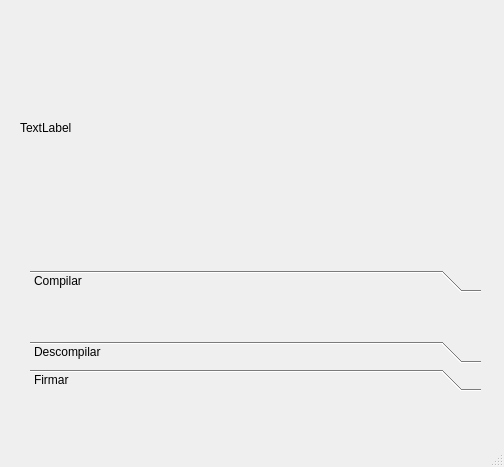
<?xml version="1.0" encoding="UTF-8"?>
<ui version="4.0">
 <class>MainWindow</class>
 <widget class="QMainWindow" name="MainWindow">
  <property name="geometry">
   <rect>
    <x>0</x>
    <y>0</y>
    <width>504</width>
    <height>467</height>
   </rect>
  </property>
  <property name="windowTitle">
   <string>MainWindow</string>
  </property>
  <widget class="QWidget" name="centralwidget">
   <widget class="QLabel" name="label">
    <property name="geometry">
     <rect>
      <x>20</x>
      <y>22</y>
      <width>471</width>
      <height>211</height>
     </rect>
    </property>
    <property name="text">
     <string>TextLabel</string>
    </property>
   </widget>
   <widget class="QToolBox" name="toolBox">
    <property name="geometry">
     <rect>
      <x>30</x>
      <y>270</y>
      <width>451</width>
      <height>121</height>
     </rect>
    </property>
    <property name="currentIndex">
     <number>0</number>
    </property>
    <widget class="QWidget" name="page">
     <property name="geometry">
      <rect>
       <x>0</x>
       <y>0</y>
       <width>451</width>
       <height>40</height>
      </rect>
     </property>
     <attribute name="label">
      <string>Compilar</string>
     </attribute>
    </widget>
    <widget class="QWidget" name="page_2">
     <property name="geometry">
      <rect>
       <x>0</x>
       <y>0</y>
       <width>451</width>
       <height>40</height>
      </rect>
     </property>
     <attribute name="label">
      <string>Descompilar</string>
     </attribute>
    </widget>
    <widget class="QWidget" name="page_3">
     <attribute name="label">
      <string>Firmar</string>
     </attribute>
    </widget>
   </widget>
  </widget>
  <widget class="QMenuBar" name="menubar">
   <property name="geometry">
    <rect>
     <x>0</x>
     <y>0</y>
     <width>504</width>
     <height>21</height>
    </rect>
   </property>
  </widget>
  <widget class="QStatusBar" name="statusbar"/>
 </widget>
 <resources/>
 <connections/>
</ui>
